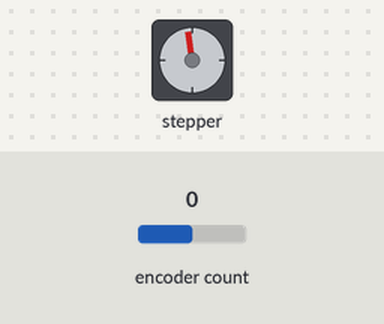
Bench run of a program on a simulated Arduino Uno, built with avr-gcc and run on an emulated ATmega328P. On the bench: stepper motor. The inputs (shaded band) are chosen by the test bench; at power-on: encoder count 0. Stepper angles assume 200 steps per turn; what the program prints to the serial monitor is not drawn.

Above: at 0.17 s.
At 1.2 s:
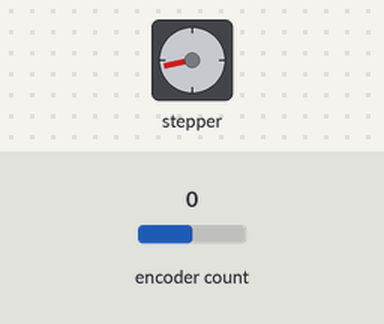
1.3 s: encoder count set to -1
At 3.3 s:
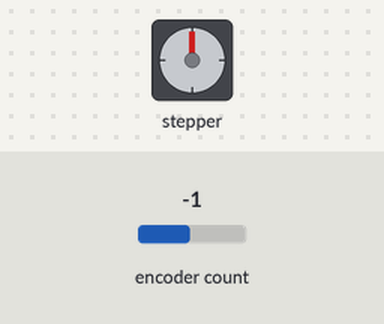
Timing chart, 0 to 18.8 s (numbered marks = the images above; inputs shaded):
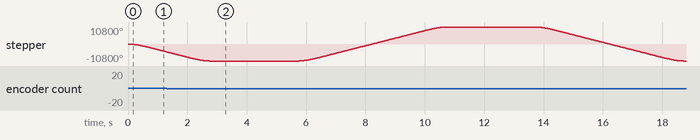

The program:

main.cpp
```cpp
#include <Arduino.h>
#include <AccelStepper.h>
#include <Encoder.h>

#define STEPPER_DIR 5
#define STEPPER_PULSE 6

// Define the rotary encoder pins
#define ENCODER_A_PIN 3
#define ENCODER_B_PIN 4

// LIMIT SWITCH PINS
#define MicroSwitch 2

// STEPPER PINS
// stepper(mode , pulse  , dir)
AccelStepper stepper(1, STEPPER_PULSE, STEPPER_DIR);

// Create the encoder object
Encoder encoder(ENCODER_A_PIN, ENCODER_B_PIN);

#define MAX_SPEED 5000

void setup()
{
  // put your setup code here, to run once:
  Serial.begin(9600);
  Serial.println("Serial Port Started");
  encoder.write(0);

  pinMode(MicroSwitch, INPUT);

  // stepper.setAcceleration(MAX_SPEED * 2);
  // stepper.moveTo(1000);

  // while (true)
  // {
  //   stepper.setMaxSpeed(MAX_SPEED);
  //   stepper.setMaxSpeed(MAX_SPEED);
  //   stepper.setAcceleration(MAX_SPEED * 2);
  //   stepper.moveTo(1000);
  //   if (digitalRead(MicroSwitch))
  //   {
  //     /* code */
  //     Serial.print(F("Limit Switch : "));
  //     Serial.println(digitalRead(MicroSwitch));
  //     stepper.setMaxSpeed(0);
  //     stepper.setSpeed(0);
  //     stepper.moveTo(0);
  //     stepper.stop();
  //     stepper.setCurrentPosition(0);
  //     break;
  //   }
  //   Serial.println("Setting motor to initial Position");
  //   stepper.run();
  // }

  stepper.setMaxSpeed(MAX_SPEED);
  stepper.setAcceleration(MAX_SPEED * 2);
  stepper.setCurrentPosition(0);
}

void loop()
{
  // double angle = encoder.read() * 360.0 / 1600.0;

  // Serial.print(F("Angle : "));
  // Serial.println(encoder.read());
  stepper.moveTo(-6000);
  stepper.runToPosition();
  delay(3000);

  stepper.moveTo(6000);
  stepper.runToPosition();
  delay(3000);
  // Serial.println("Moving cart to center");
  // Serial.print("Stepper Motor Position");
  Serial.println(stepper.currentPosition());
}
```
